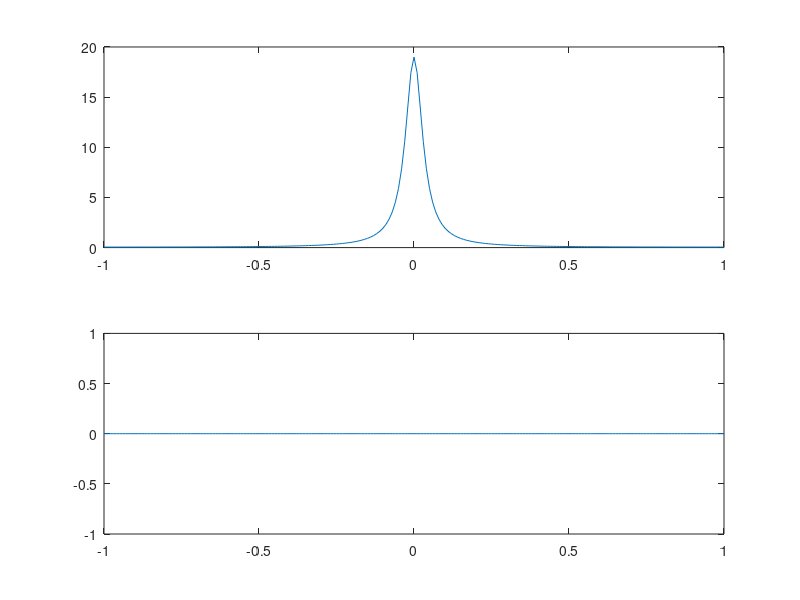

Write the MATLAB code that produced this figure. (Note: this script raises an error after producing the figure.)
% Q:- 3 (a)
w=[-100:100]*pi/100 ;
H=0.19*ones(size(w))./(1.81-1.8*cos(w));
magnitude=abs(H);
phase=angle(H)*180/pi;
subplot(2,1,1);
plot(w/pi, magnitude);
subplot(2,1,2);
plot(w/pi ,phase);

% Q:- 3 (b)
[h1,n1] = stepseq(-20,-20,20); 
[h2,n2] = stepseq(20,-20,20);
[h3,n3] = sigadd(h1,n1,-h2,n2); 
n = n3; 
h = sinc(0.2*n).*h3;
w = [-300:300]*pi/300; 
H = dtft(h,n,w); 
magnitude = abs(H); 
phase = angle(H)*180/pi;
subplot(2,1,1); 
plot(w/pi,magnitude);
subplot(2,1,2);
plot(w/pi,phase);